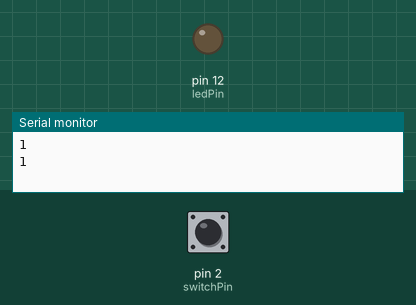
This sketch was run on a simulated Arduino Uno, built with avr-gcc and run on an emulated ATmega328P. Shown: output pins drawn as LEDs (lit = HIGH), the last lines printed to the serial monitor. The inputs (shaded band) are chosen by the test bench; at power-on: pin 2 (switchPin) HIGH.

Above: at 6.8 s.
6.9 s: pin 2 (switchPin) pulled LOW for 3 s
At 10.3 s:
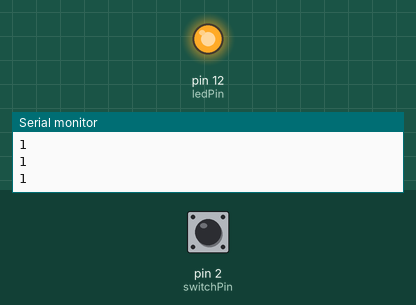
Timing chart, 0 to 13.5 s (numbered marks = the images above; inputs shaded):
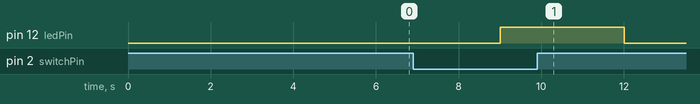

The sketch:

sketch_jul17c.ino
```cpp
const int switchPin = 2;
const int ledPin = 12;
int switchState = 0;
void setup()
{
    pinMode(ledPin, OUTPUT);
    pinMode(switchPin, INPUT);
    Serial.begin(9600);
}
void loop()
{
    switchState = digitalRead(switchPin);
    if (switchState == LOW)
    {
        digitalWrite(ledPin, HIGH);
        delay(3000);
        Serial.println(switchState);

    }
    else{
        digitalWrite(ledPin, LOW);
        delay(3000);
        Serial.println(switchState);


    }

}
```

Measured:
- after the input at 6.9 s, pin 12 (ledPin): LOW → HIGH after 2.1 s, → LOW 3.0 s later
